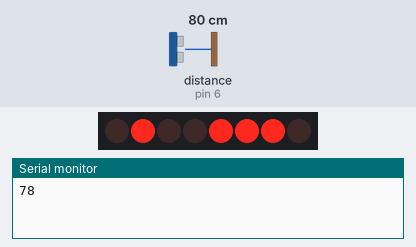
This sketch was run on a simulated Arduino Uno, built with avr-gcc and run on an emulated ATmega328P. Shown: 8 shift-register outputs drawn as a row of LEDs (first output left, lit = HIGH), the last lines printed to the serial monitor. Wiring (inferred from the names in the program): ultrasonic range finder: trigger pin 5; echo pin 6; shift register (74HC595): data pin 12; shift clock pin 11; latch pin 13. Wiring (inferred from the signals the program sends): row of LEDs: on Q0, Q1, Q2, Q3, Q4, Q5, Q6, Q7. The inputs (shaded band) are chosen by the test bench; at power-on: distance to the obstacle (sensor on pin 6) 80 cm. The echo pulse lasts 58.3 µs per cm.

Above: at 1.2 s.
1.3 s: distance to the obstacle (sensor on pin 6) set to 2 cm
At 2.0 s:
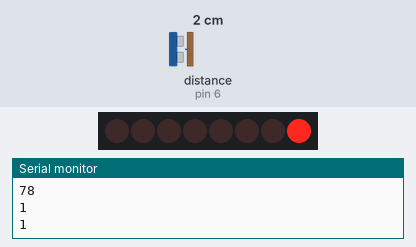
2.9 s: distance to the obstacle (sensor on pin 6) set to 4 cm
At 4.0 s:
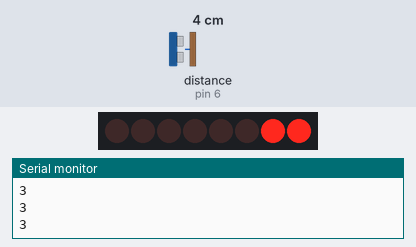
4.5 s: distance to the obstacle (sensor on pin 6) set to 9 cm
At 5.7 s:
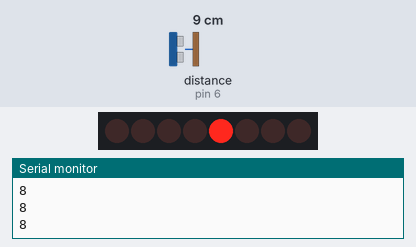
6.2 s: distance to the obstacle (sensor on pin 6) set to 18 cm
At 7.7 s:
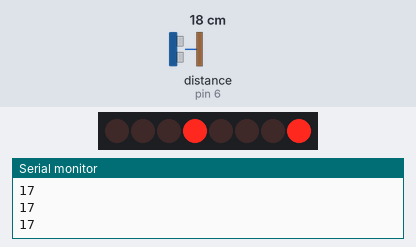
8.1 s: distance to the obstacle (sensor on pin 6) set to 120 cm
At 10.2 s:
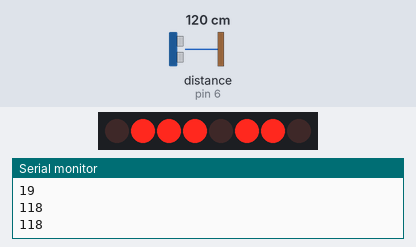
10.5 s: distance to the obstacle (sensor on pin 6) set to 35 cm
At 12.4 s:
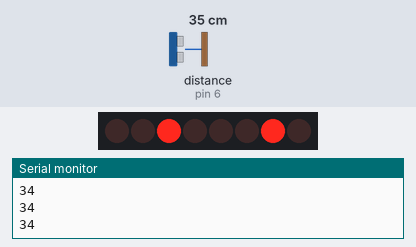
Timing chart, 0 to 13.6 s (numbered marks = the images above; inputs shaded):
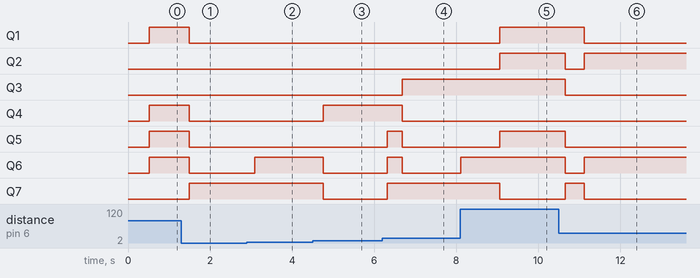

Measured:
- after the input at 1.3 s, Q1, Q4–6: HIGH → LOW after 0.20 s; Q7: LOW → HIGH after 0.20 s
- after the input at 2.9 s, Q6: LOW → HIGH after 0.19 s
- after the input at 4.5 s, Q4: LOW → HIGH after 0.26 s; Q6, Q7: HIGH → LOW after 0.26 s
- after the input at 6.2 s, Q3: LOW → HIGH after 0.48 s; Q4: HIGH → LOW after 0.48 s; Q5, Q6: LOW → HIGH after 0.12 s, → LOW 0.36 s later; Q7: LOW → HIGH after 0.12 s
- after the input at 8.1 s, Q1, Q2, Q5: LOW → HIGH after 0.97 s; Q6: LOW → HIGH at once; Q7: HIGH → LOW after 0.97 s
- after the input at 10.5 s, Q1: HIGH → LOW after 0.62 s; Q2, Q6: HIGH → LOW after 0.16 s, → HIGH 0.46 s later; Q3, Q5: HIGH → LOW after 0.16 s; Q7: LOW → HIGH after 0.16 s, → LOW 0.46 s later

The sketch:

Ultrasonic_AverageOverTime.ino
```cpp
const int trigPin = 5;
const int echoPin = 6;
long duration;
int distance;

const int numReadings = 100;

int readings[numReadings];      // the readings from the analog input
int readIndex = 0;              // the index of the current reading
int total = 0;                  // the running total
int average = 0;                // the average

int clockPin = 11;
int dataPin = 12;
int latchPin = 13;


void setup()
{
  pinMode(latchPin, OUTPUT);
  pinMode(clockPin, OUTPUT);
  pinMode(dataPin, OUTPUT);
  pinMode(trigPin, OUTPUT); // Sets the trigPin as an Output
  pinMode(echoPin, INPUT);
  // initialize serial communication with computer:
  Serial.begin(9600);
  // initialize all the readings to 0:
  for (int thisReading = 0; thisReading < numReadings; thisReading++)
  {
    readings[thisReading] = 0;
  }
}

void loop()
{
  for (int thisReading = 0; thisReading < numReadings; thisReading++)
  {

    digitalWrite(trigPin, LOW);
    delayMicroseconds(2);
    digitalWrite(trigPin, HIGH);
    delayMicroseconds(10);
    digitalWrite(trigPin, LOW);
    duration = pulseIn(echoPin, HIGH);
    distance = duration * 0.034 / 2;
    readIndex = thisReading;
    readings[readIndex] = distance;
    total = total + readings[readIndex];

  }

  // calculate the average:
  average = total / numReadings;
  outputBytes();
  // send it to the computer as ASCII digits
  Serial.println(average);
  delay(100);
  readIndex = 0;
  total = 0;
  return average;
}

void outputBytes()
{
      digitalWrite(latchPin, LOW);
      shiftOut(dataPin, clockPin, LSBFIRST, average);
      digitalWrite(latchPin, HIGH);
      delay(100);

}
```
